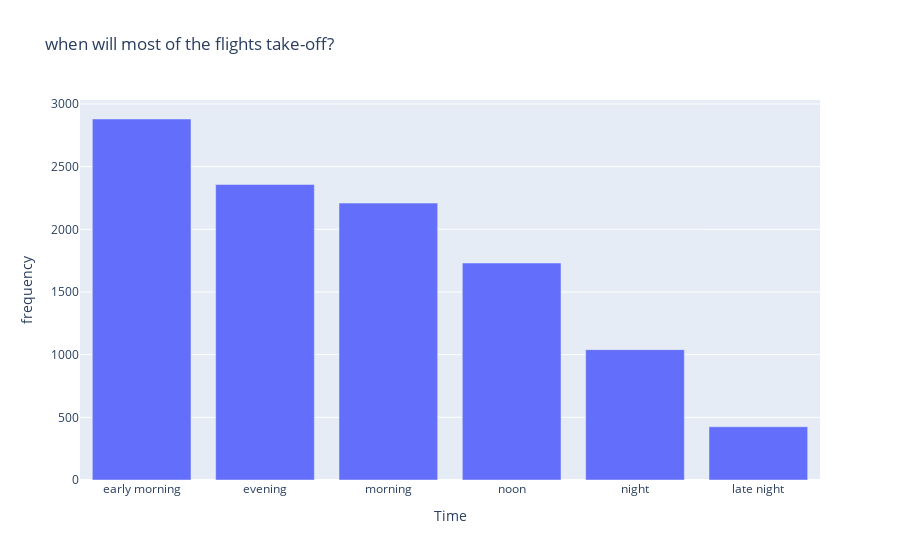

Notebook code for this chart:
### Code cell
cf.go_offline()
 
trace = go.Bar(x=data["Dep_Time_Cat"].value_counts().index, y=data["Dep_Time_Cat"].value_counts())

# create a layout dictionary
layout = go.Layout(title='when will most of the flights take-off?', xaxis=dict(title='Time'), yaxis=dict(title='frequency'))

# create a figure object that includes the trace and layout
fig = go.Figure(data=[trace], layout=layout)

# show the plot
fig.show()

### Figure 1 — Plotly figure (JSON) as saved in the notebook; plotly's stock layout.template omitted (floating-point values rounded to 4 significant figures)
{"data": [{"type": "bar", "x": ["early morning", "evening", "morning", "noon", "night", "late night"], "y": [2880, 2357, 2209, 1731, 1040, 425]}], "layout": {"title": {"text": "when will most of the flights take-off?"}, "xaxis": {"title": {"text": "Time"}}, "yaxis": {"title": {"text": "frequency"}}}}
